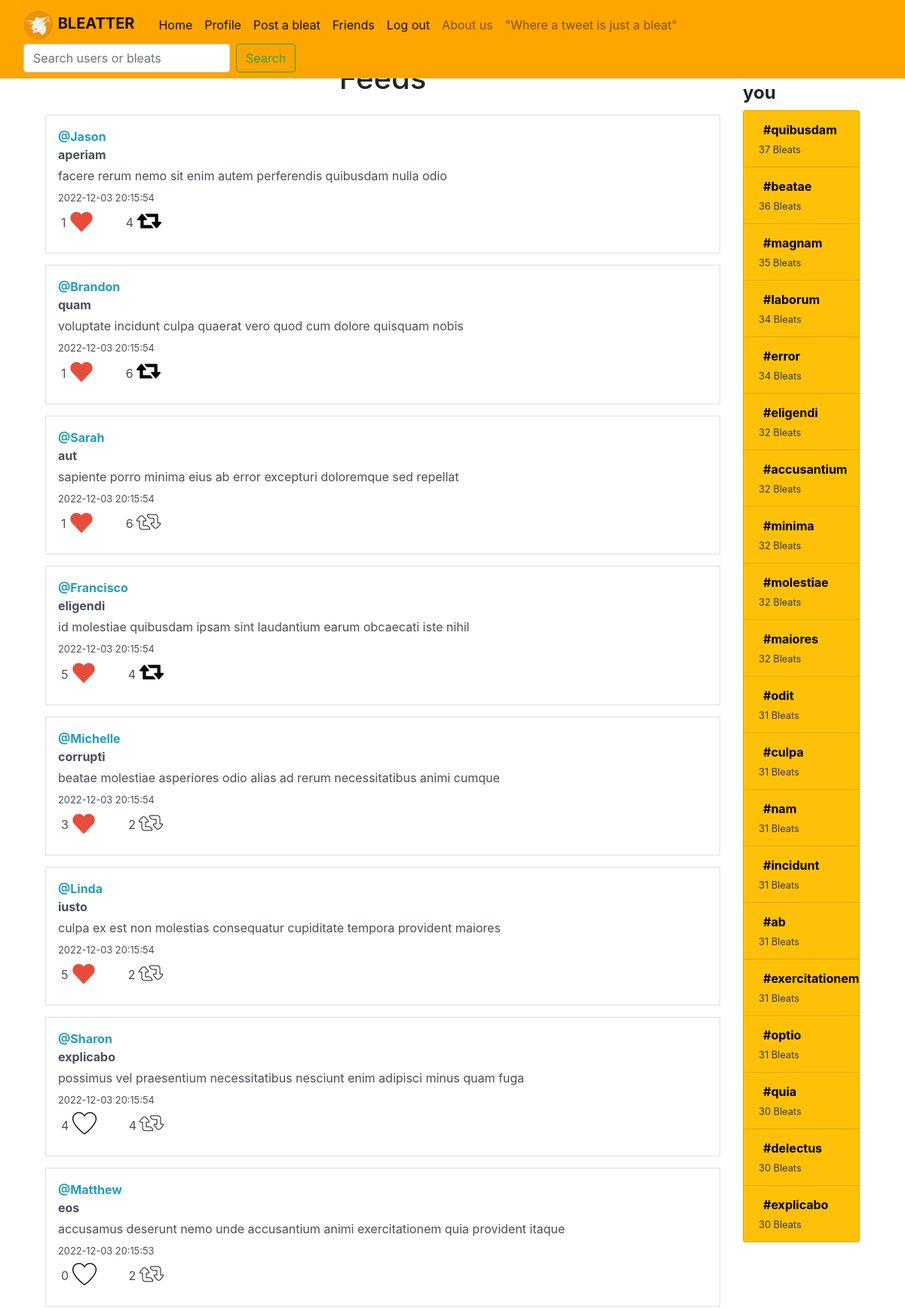
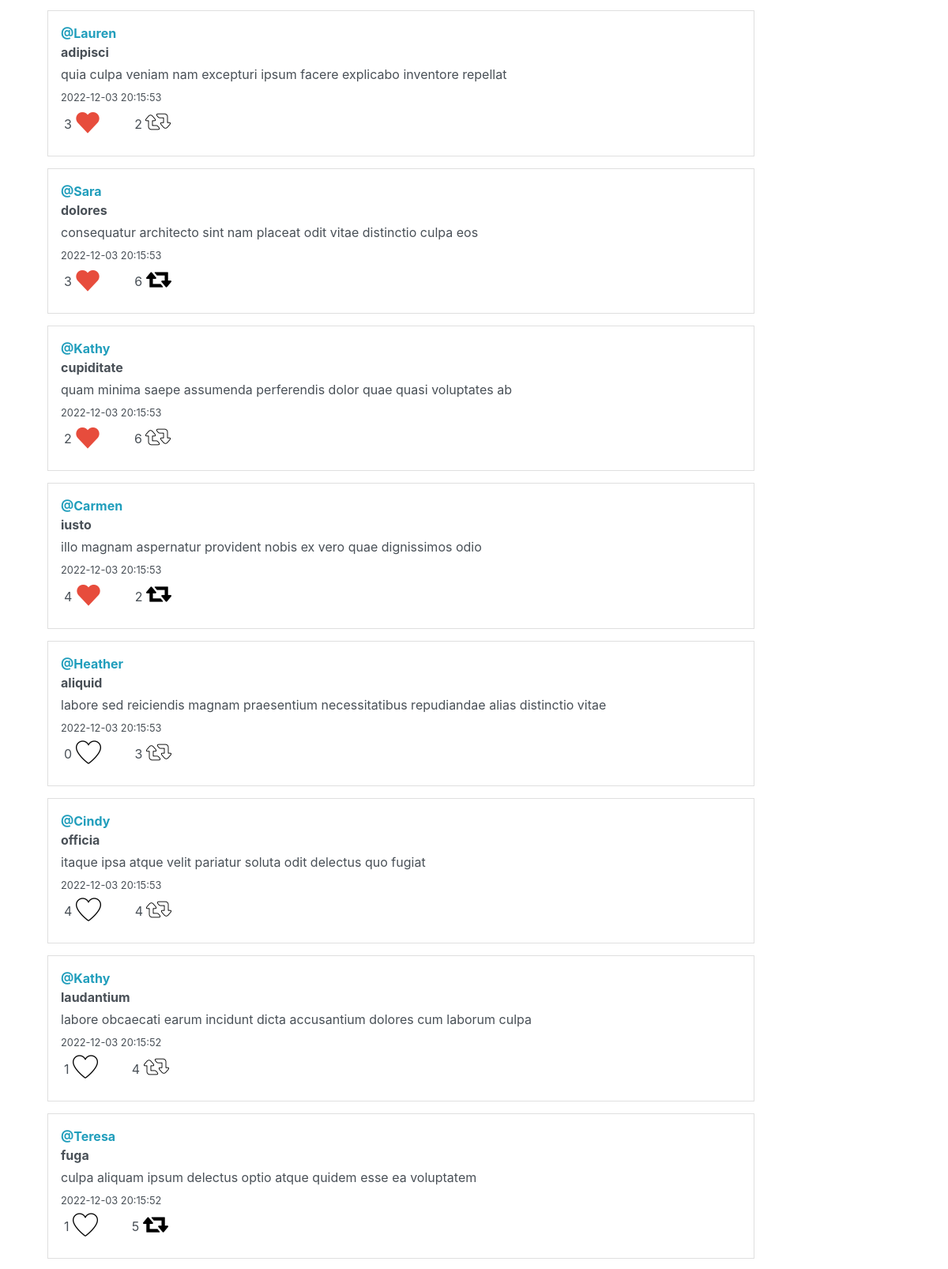
Page /home_page (signed in, upper part) on the committed database (2 pictures, top to bottom).
### Main.py (models this page shows, shortened)
class User(db.Model):
    __tablename__ = "User"
    id = db.Column(db.Integer, primary_key=True)
    username = db.Column(db.String(24))
    email = db.Column(db.String(64))
    pwd = db.Column(db.String(64))
    location = db.Column(db.String(64))
    bleats = db.relationship(
        "Bleat", passive_deletes=True, cascade="all, delete")

class Bleat(db.Model):
    __tablename__ = "Bleat"
    id = db.Column(db.Integer, primary_key=True)
    title = db.Column(db.String(256))
    content = db.Column(db.String(256))
    author_id = db.Column(db.Integer, db.ForeignKey(
        "User.id", ondelete='CASCADE'), nullable=False)
    like = db.Column(db.Integer)
    retweet = db.Column(db.Integer)
    reply = db.Column(db.Integer)
    date = db.Column(db.String(256), nullable=False)

### Main.py (the view, shortened to what this page needs)
@app.route("/home_page", methods=["GET", "POST"])
def home_user():
    g.search = "home_page"
    word_counter = Counter()
    bleats = Bleat.query.all()
    d_search = dict()
    for bleat in bleats:
        for w in bleat.title.split():
            word_counter[w] += 1
            if not d_search.get(w):
                d_search[w] = LinkedList()  # Access O(n) Insertion O(1)
                d_search[w].insert_beginning(bleat)
            else:
                d_search[w].insert_beginning(bleat)
        for w in bleat.content.split():
            word_counter[w] += 1
            if not d_search.get(w):
                d_search[w] = LinkedList()
                d_search[w].insert_beginning(bleat)
            else:
                d_search[w].insert_at_end(bleat)
    most_used_word = [u for u in word_counter.most_common(20)]
    if request.method == "GET":
        relation = Relationship.query.all()
        friends_id = []  # the ongoing friend id are store in this array
        user_id = session.get('current_user')
        for ele in relation:
            if ele.userID1 == user_id and ele.pending:
                friends_id.append(ele.userID2)
        users = User.query.all()
        friends_name = dict()
        while len(list(friends_name.keys())) != len(friends_id):
            for e in users:
                if e.id in friends_id:
                    friends_name[e.id] = e
        friends_bleats = []
        for ele in bleats:
            if ele.author_id in friends_id:
                friends_bleats.append((friends_name[ele.author_id], ele))
        like_bd = Like.query.all()
        like_index = dict()
        for l in like_bd:  # For each user we have all the bleat the liked
            if like_index.get(l.liker_id):
                like_index[l.liker_id].append(l.bleat_id)
            else:
                like_index[l.liker_id] = [l.bleat_id]
        rb_bd = Rebleat.query.all()
        rb_index = dict()
        for r in rb_bd:
            if rb_index.get(r.rebleater_id):
                rb_index[r.rebleater_id].append(r.bleat_id)
            else:
                rb_index[r.rebleater_id] = [r.bleat_id]
        for f_id in friends_name.keys():
            if rb_index.get(f_id):
                for b in rb_index.get(f_id):
                    bl = Bleat.query.filter(Bleat.id == b).first()
                    author = User.query.filter(User.id == bl.author_id).first()
                    friends_bleats.append((author, bl))
        friends_bleats = sorted(
            friends_bleats, key=lambda friends_bleats: friends_bleats[1].date)
        friends_bleats.reverse()
        return render_template("home_page.html", messages=friends_bleats, like_index=like_index,
                               rb_index=rb_index,
                               most_used_word=most_used_word,
                               current_user=session.get("current_user"))

### Main.py (called while the page is built)
@event.listens_for(Engine, "connect")
def _set_sqlite_pragma(dbapi_connection, connection_record):
    if isinstance(dbapi_connection, SQLite3Connection):
        cursor = dbapi_connection.cursor()
        cursor.execute("PRAGMA foreign_keys=ON;")
        cursor.close()

### data_struct.py (called while the page is built)
    def insert_beginning(self, data):
        if self.head is None:
            self.head = Node(data, None)
            self.last_node = self.head
            return
        new_node = Node(data, self.head)
        self.head = new_node

    def insert_at_end(self, data):
        if self.head is None:
            self.insert_beginning(data)
            return
        self.last_node.next_node = Node(data, None)
        self.last_node = self.last_node.next_node

### templates/home_page.html (shortened to what this page needs)
{% extends 'base.html' %}
{% block main %}
<div class="container">
    <div class="row">
        <div class="col">
            <div class="text-center">
                <h1>Feeds</h1>
            </div>
            <ul class="list-group">
                {%for author,b in messages%}
                <li class="list-group-item list-group-item-action flex-column align-items-start mt-3 shadow p-3 ">
                    <a style="color: #219EBC" href="/profile/{{author.id}}"><b>@{{author.username}}</b></a>
                    <p class="mb-1"><b>{{b.title}}</b></p>
                    <p class="mb-1">{{b.content}}</p>
                    <small>{{b.date}}</small>
                    <div class="row g-2">
                        <div class="p-1">
                            <div class="col">
                                {%if (b.id not in like_index[current_user]) %}
                                <form>
                                    <label for="like">{{b.like}}</label>
                                    <input class="like" onclick="updateLike_btn(this, '{{b.id}}')" type="button"
                                        name="Like" id="like" style="background-image: url('/static/like.png');
                                                                            background-color: white;
                                                                            background-repeat: no-repeat;
                                                                            background-size: 2em;
                                                                            border: none;
                                                                            width: 2.3em;
                                                                            height: 2.3em;
                                                                            ">
                                </form>
                                {% else %}
                                <form>
                                    <label for="like">{{b.like}}</label>
                                    <input class="like" id="like" onclick="updateLike_btn(this, '{{b.id}}')"
                                        type="button" name="Unlike" style="background-image: url('/static/red_like.png');
                                                                            background-color: white;
                                                                            background-repeat: no-repeat;
                                                                            background-size: 2em;
                                                                            border: none;
                                                                            width: 2.3em;
                                                                            height: 2.3em;
                                                                            ">
                                </form>
                                {% endif %}
                            </div>
                        </div>
                        <div class="p-1">
                            <div class="col">
                                {%if (b.id not in rb_index[current_user]) %}
                                <form>
                                    <label for="rebleat">{{b.retweet}}</label>
                                    <input class="rebleat" id="rebleat" onclick="updateRB_btn(this, '{{b.id}}')"
                                        type="button" name="Rebleat" style="background-image: url('/static/rebleat.png');
                                                                            background-color: white;
                                                                            background-repeat: no-repeat;
                                                                            background-size: 2em;
                                                                            border: none;
                                                                            width: 2.3em;
                                                                            height: 2.3em;
                                                                            ">
                                </form>
                                {% else %}
                                <form>
                                    <label for="rebleat">{{b.retweet}}</label>
                                    <input class="rebleat" id="rebleat" onclick="updateRB_btn(this, '{{b.id}}')"
                                        type="button" name="Unrebleat" style="background-image: url('/static/black_rebleat.png');
                                                                            background-color: white;
                                                                            background-repeat: no-repeat;
                                                                            background-size: 2em;
                                                                            border: none;
                                                                            width: 2.3em;
                                                                            height: 2.3em;
                                                                            ">
                                </form>
                                {% endif %}
                            </div>
                        </div>
                    </div>
                </li>
                {%endfor%}
            </ul>
        </div>
        <div class="col col-lg-2 rounded">
            <h4><b>Trend for you</b></h4>
            <ul class="list-group align-items-center ">
                {%for w,n in most_used_word %}
                <li
                    class="list-group-item list-group-item-action flex-column align-items-start shadow bg-warning text-dark">
                    <form action="/home_page" method="post">
                        <button class="link-button" type="submit"><b>#{{w}}</b>
                        </button>
                    </form>
                    <small>{{n}} Bleats</small>
                </li>
                {%endfor%}
            </ul>
        </div>
    </div>
</div>
{% endblock %}

### templates/home_page.html (style rules this page uses)
.link-button { background: none; border: none; cursor: pointer; }

### rows in the picture
User: username "Jason", title "aperiam", content "facere rerum nemo sit enim autem perferendis quibusdam nulla odio", date "2022-12-03 20:15:54", like "1", retweet "4"
User: username "Brandon", title "quam", content "voluptate incidunt culpa quaerat vero quod cum dolore quisquam nobis", date "2022-12-03 20:15:54", like "1", retweet "6"
User: username "Sarah", title "aut", content "sapiente porro minima eius ab error excepturi doloremque sed repellat", date "2022-12-03 20:15:54", like "1", retweet "6"
User: username "Francisco", title "eligendi", content "id molestiae quibusdam ipsam sint laudantium earum obcaecati iste nihil", date "2022-12-03 20:15:54", like "5", retweet "4"
User: username "Michelle", title "corrupti", content "beatae molestiae asperiores odio alias ad rerum necessitatibus animi cumque", date "2022-12-03 20:15:54", like "3", retweet "2"
User: username "Linda", title "iusto", content "culpa ex est non molestias consequatur cupiditate tempora provident maiores", date "2022-12-03 20:15:54", like "5", retweet "2"
User: username "Sharon", title "explicabo", content "possimus vel praesentium necessitatibus nesciunt enim adipisci minus quam fuga", date "2022-12-03 20:15:54", like "4", retweet "4"
User: username "Matthew", title "eos", content "accusamus deserunt nemo unde accusantium animi exercitationem quia provident itaque", date "2022-12-03 20:15:53", like "0", retweet "2"
User: username "Lauren", title "adipisci", content "quia culpa veniam nam excepturi ipsum facere explicabo inventore repellat", date "2022-12-03 20:15:53", like "3", retweet "2"
User: username "Sara", title "dolores", content "consequatur architecto sint nam placeat odit vitae distinctio culpa eos", date "2022-12-03 20:15:53", like "3", retweet "6"
User: username "Kathy", title "cupiditate", content "quam minima saepe assumenda perferendis dolor quae quasi voluptates ab", date "2022-12-03 20:15:53", like "2", retweet "6"
User: username "Carmen", title "iusto", content "illo magnam aspernatur provident nobis ex vero quae dignissimos odio", date "2022-12-03 20:15:53", like "4", retweet "2"
User: username "Heather", title "aliquid", content "labore sed reiciendis magnam praesentium necessitatibus repudiandae alias distinctio vitae", date "2022-12-03 20:15:53", like "0", retweet "3"
User: username "Cindy", title "officia", content "itaque ipsa atque velit pariatur soluta odit delectus quo fugiat", date "2022-12-03 20:15:53", like "4", retweet "4"
User: username "Kathy", title "laudantium", content "labore obcaecati earum incidunt dicta accusantium dolores cum laborum culpa", date "2022-12-03 20:15:52", like "1", retweet "4"
User: username "Teresa", title "fuga", content "culpa aliquam ipsum delectus optio atque quidem esse ea voluptatem", date "2022-12-03 20:15:52", like "1", retweet "5"
Bleat: title "molestiae", n "32"

### other values in the picture
{{ w }} "quibusdam" "beatae" "magnam" "laborum" "error" "eligendi" "accusantium" "minima" "maiores" "odit" "culpa" "nam" "incidunt" "ab" "exercitationem" "optio" "quia" "delectus" "explicabo"
{{ n }} "37" "36" "35" "34" "34" "32" "32" "32" "32" "31" "31" "31" "31" "31" "31" "31" "30" "30" "30"
